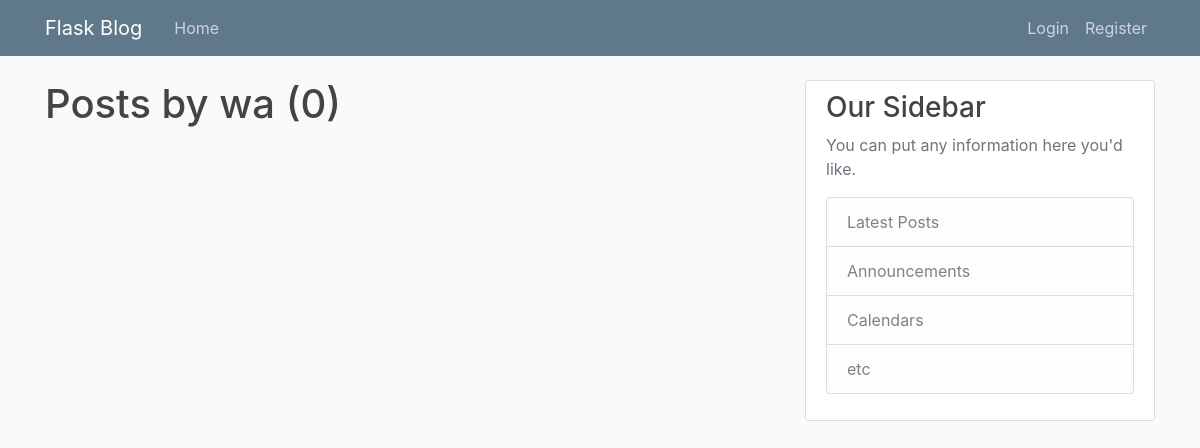
The app's page /user/wa, older data.
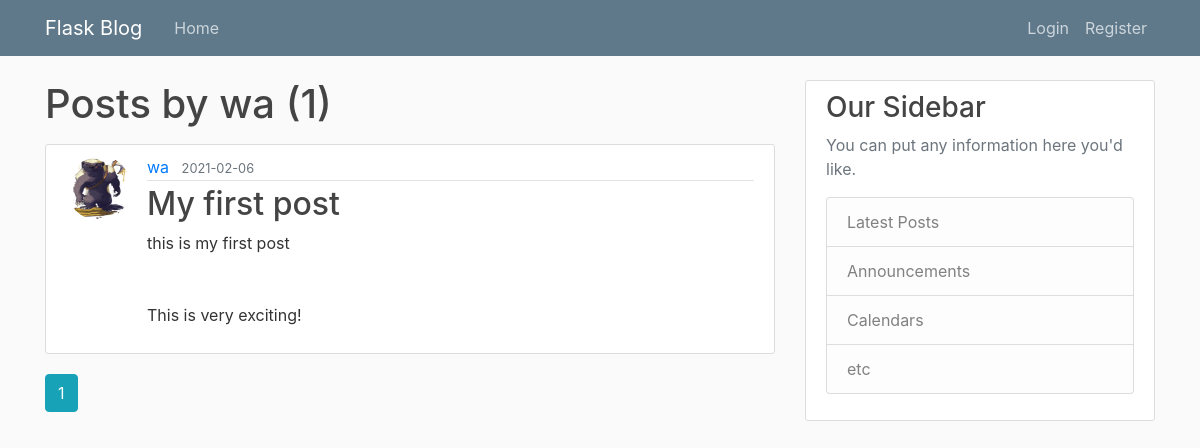
The same page, newer data.
### backend/models.py (models this page shows, shortened)
class User(db.Model, UserMixin):
    id = db.Column(db.Integer, primary_key=True)
    username = db.Column(db.String(20), unique=True, nullable=False)
    email = db.Column(db.String(120), unique=True, nullable=False)
    image_file = db.Column(db.String(20), nullable=False, default='default.jpg')
    password = db.Column(db.String(120), nullable=False)
    posts = db.relationship('Post', backref='author', lazy=True)

class Post(db.Model):
    id = db.Column(db.Integer, primary_key=True)
    title = db.Column(db.String(100), nullable=False)
    date_posted = db.Column(db.DateTime, nullable=False, default=datetime.utcnow)
    content = db.Column(db.Text, nullable=False)
    user_id = db.Column(db.Integer, db.ForeignKey('user.id'), nullable=False)

### backend/routes.py (the view)
@app.route("/user/<string:username>")
def user_posts(username):
    page = request.args.get('page', 1, type=int)
    user = User.query.filter_by(username=username).first_or_404()
    posts = Post.query.filter_by(author=user)\
        .order_by(Post.date_posted.desc())\
        .paginate(page=page, per_page=5)
    return render_template('user_posts.html', posts=posts, user=user)

### backend/templates/user_posts.html
{% extends "layout.html" %}
{% block content %}
    <h1 class="mb-3">Posts by {{ user.username }} ({{ posts.total }})</h1>
    {% for post in posts.items %}
        <article class="media content-section">
          <img class="rounded-circle article-img" src="{{ url_for('static', filename='profile_pics/' + post.author.image_file) }}">
          <div class="media-body">
            <div class="article-metadata">
              <a class="mr-2" href="{{ url_for('user_posts', username=post.author.username) }}">{{ post.author.username }}</a>
              <small class="text-muted">{{ post.date_posted.strftime('%Y-%m-%d') }}</small>
            </div>
            <h2><a class="article-title" href="{{ url_for('post', post_id=post.id) }}">{{ post.title }}</a></h2>
            <p class="article-content">{{ post.content }}</p>
          </div>
        </article>
    {% endfor %}
    {% for page_num in posts.iter_pages(left_edge=1, right_edge=1, left_current=1, right_current=2) %}
      {% if page_num %}
        {% if posts.page == page_num %}
          <a class="btn btn-info mb-4" href="{{ url_for('user_posts', username=user.username, page=page_num) }}">{{ page_num }}</a>
        {% else %}
          <a class="btn btn-outline-info mb-4" href="{{ url_for('user_posts', username=user.username, page=page_num) }}">{{ page_num }}</a>
        {% endif %}
      {% else %}
        ...
      {% endif %}
    {% endfor %}
{% endblock content %}

### backend/templates/layout.html (shortened to what this page needs)
<!DOCTYPE html>
<html>
<head>
    <link rel="stylesheet" href="https://maxcdn.bootstrapcdn.com/bootstrap/4.0.0/css/bootstrap.min.css">
    <link rel="stylesheet" type="text/css" href="{{ url_for('static', filename='main.css') }}">
</head>
<body>
    <header class="site-header">
      <nav class="navbar navbar-expand-md navbar-dark bg-steel fixed-top">
        <div class="container">
          <a class="navbar-brand mr-4" href="/">Flask Blog</a>
          <div class="collapse navbar-collapse" id="navbarToggle">
            <div class="navbar-nav mr-auto">
              <a class="nav-item nav-link" href="{{ url_for('home') }}">Home</a>
            </div>
            <div class="navbar-nav">
              {% if current_user.is_authenticated %}
                <a class="nav-item nav-link" href="{{ url_for('new_post') }}">New Post</a>
                <a class="nav-item nav-link" href="{{ url_for('account') }}">Account</a>
                <a class="nav-item nav-link" href="{{ url_for('logout') }}">Logout</a>
              {% else %}
                <a class="nav-item nav-link" href="{{ url_for('login') }}">Login</a>
                <a class="nav-item nav-link" href="{{ url_for('register') }}">Register</a>
              {% endif %}
            </div>
          </div>
        </div>
      </nav>
    </header>
    <main role="main" class="container">
      <div class="row">
        <div class="col-md-8">
          {% block content %}{% endblock %}
        </div>
        <div class="col-md-4">
          <div class="content-section">
            <h3>Our Sidebar</h3>
            <p class='text-muted'>You can put any information here you'd like.
              <ul class="list-group">
                <li class="list-group-item list-group-item-light">Latest Posts</li>
                <li class="list-group-item list-group-item-light">Announcements</li>
                <li class="list-group-item list-group-item-light">Calendars</li>
                <li class="list-group-item list-group-item-light">etc</li>
              </ul>
            </p>
          </div>
        </div>
      </div>
    </main>
</body>
</html>

### backend/static/main.css (style rules this page uses)
body { background: #fafafa; color: #333333; margin-top: 5rem; }
h1, h2, h3, h4, h5, h6 { color: #444444; }
.bg-steel { background-color: #5f788a; }
.site-header .navbar-nav .nav-link { color: #cbd5db; }
.content-section { background: #ffffff; padding: 10px 20px; border: 1px solid #dddddd; border-radius: 3px; margin-bottom: 20px; }
.article-title { color: #444444; }
.article-content { white-space: pre-line; }
.article-img { height: 65px; width: 65px; margin-right: 16px; }
.article-metadata { padding-bottom: 1px; margin-bottom: 4px; border-bottom: 1px solid #e3e3e3 }

Row changes from the older to the newer data that the page shows:
added Post: image_file (picture), author.username "wa", date_posted "2021-02-06", title "My first post", content "this is my first post This is very exciting!"
Text that changed along with them:
{{ posts.total }}: "0" → "1"
new list line: "1"
